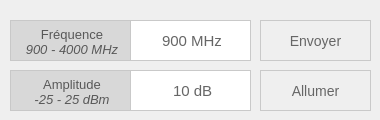
    <widget class="QWidget" name="page_manual_header">
     <widget class="QSpinBox" name="spinBox_manual_frequency">
      <property name="geometry">
       <rect>
        <x>130</x>
        <y>20</y>
        <width>121</width>
        <height>41</height>
       </rect>
      </property>
      <property name="font">
       <font>
        <family>Segoe UI</family>
        <pointsize>11</pointsize>
        <italic>false</italic>
        <bold>false</bold>
       </font>
      </property>
      <property name="styleSheet">
       <string notr="true">	border: 1px solid #C9C9C9;
	background-color: white;
	padding-left: 5px;
	color:#666;</string>
      </property>
      <property name="alignment">
       <set>Qt::AlignCenter</set>
      </property>
      <property name="buttonSymbols">
       <enum>QAbstractSpinBox::NoButtons</enum>
      </property>
      <property name="suffix">
       <string> MHz</string>
      </property>
      <property name="prefix">
       <string/>
      </property>
      <property name="minimum">
       <number>900</number>
      </property>
      <property name="maximum">
       <number>4000</number>
      </property>
     </widget>
     <widget class="QLabel" name="label_manual_frequency">
      <property name="geometry">
       <rect>
        <x>10</x>
        <y>20</y>
        <width>121</width>
        <height>41</height>
       </rect>
      </property>
      <property name="styleSheet">
       <string notr="true">background-color: rgb(216, 216, 216);
border: 1px solid rgb(200, 200, 200);
font: 700 9pt &quot;Segoe UI&quot;;
color: rgb(88, 88, 88);</string>
      </property>
      <property name="text">
       <string>&lt;html&gt;&lt;head/&gt;&lt;body&gt;&lt;p align=&quot;center&quot;&gt;&lt;span style=&quot; font-size:10pt;&quot;&gt;Fréquence&lt;/span&gt;&lt;span style=&quot; font-size:12pt;&quot;&gt;&lt;br/&gt;&lt;/span&gt;&lt;span style=&quot; font-size:10pt; font-weight:400; font-style:italic;&quot;&gt;900 - 4000 MHz&lt;/span&gt;&lt;/p&gt;&lt;/body&gt;&lt;/html&gt;</string>
      </property>
     </widget>
     <widget class="QLabel" name="label_manual_amplitude">
      <property name="geometry">
       <rect>
        <x>10</x>
        <y>70</y>
        <width>121</width>
        <height>41</height>
       </rect>
      </property>
      <property name="styleSheet">
       <string notr="true">background-color: rgb(216, 216, 216);
border: 1px solid rgb(200, 200, 200);
font: 700 9pt &quot;Segoe UI&quot;;
color: rgb(88, 88, 88);</string>
      </property>
      <property name="text">
       <string>&lt;html&gt;&lt;head/&gt;&lt;body&gt;&lt;p align=&quot;center&quot;&gt;&lt;span style=&quot; font-size:10pt;&quot;&gt;Amplitude&lt;/span&gt;&lt;span style=&quot; font-size:12pt;&quot;&gt;&lt;br/&gt;&lt;/span&gt;&lt;span style=&quot; font-size:10pt; font-weight:400; font-style:italic;&quot;&gt;-25 - 25 dBm&lt;/span&gt;&lt;/p&gt;&lt;/body&gt;&lt;/html&gt;</string>
      </property>
     </widget>
     <widget class="QSpinBox" name="spinBox_manual_amplitude">
      <property name="geometry">
       <rect>
        <x>130</x>
        <y>70</y>
        <width>121</width>
        <height>41</height>
       </rect>
      </property>
      <property name="font">
       <font>
        <family>Segoe UI</family>
        <pointsize>11</pointsize>
        <italic>false</italic>
        <bold>false</bold>
       </font>
      </property>
      <property name="styleSheet">
       <string notr="true">	border: 1px solid #C9C9C9;
	background-color: white;
	padding-left: 5px;
	color:#666;</string>
      </property>
      <property name="alignment">
       <set>Qt::AlignCenter</set>
      </property>
      <property name="buttonSymbols">
       <enum>QAbstractSpinBox::NoButtons</enum>
      </property>
      <property name="suffix">
       <string> dB</string>
      </property>
      <property name="prefix">
       <string/>
      </property>
      <property name="minimum">
       <number>-25</number>
      </property>
      <property name="maximum">
       <number>25</number>
      </property>
      <property name="value">
       <number>10</number>
      </property>
     </widget>
     <widget class="QPushButton" name="pushButton_manual_send">
      <property name="geometry">
       <rect>
        <x>260</x>
        <y>20</y>
        <width>111</width>
        <height>41</height>
       </rect>
      </property>
      <property name="cursor">
       <cursorShape>PointingHandCursor</cursorShape>
      </property>
      <property name="styleSheet">
       <string notr="true">QPushButton {
                    font-size: 14px;
                    border: 1px solid #C9C9C9;
                    text-transform: uppercase;
					font: 500;
                    color: #666;
                    background-color: transparent;
}

QPushButton:hover{
	 background-color: #BEF0B9;
}

QPushButton:pressed{
	color: lightred;
}</string>
      </property>
      <property name="text">
       <string>Envoyer</string>
      </property>
     </widget>
     <widget class="QPushButton" name="pushButton_manual_output">
      <property name="geometry">
       <rect>
        <x>260</x>
        <y>70</y>
        <width>111</width>
        <height>41</height>
       </rect>
      </property>
      <property name="cursor">
       <cursorShape>PointingHandCursor</cursorShape>
      </property>
      <property name="styleSheet">
       <string notr="true">QPushButton {
                    font-size: 14px;
					border: 1px solid #C9C9C9;
                    text-transform: uppercase;
					font: 500;
                    color: #666;
                    background-color: transparent;
}

QPushButton:hover{
	 background-color: #BEF0B9;
}

QPushButton:pressed{
	color: lightred;
}</string>
      </property>
      <property name="text">
       <string>Allumer</string>
      </property>
      <property name="checkable">
       <bool>true</bool>
      </property>
     </widget>
    </widget>
